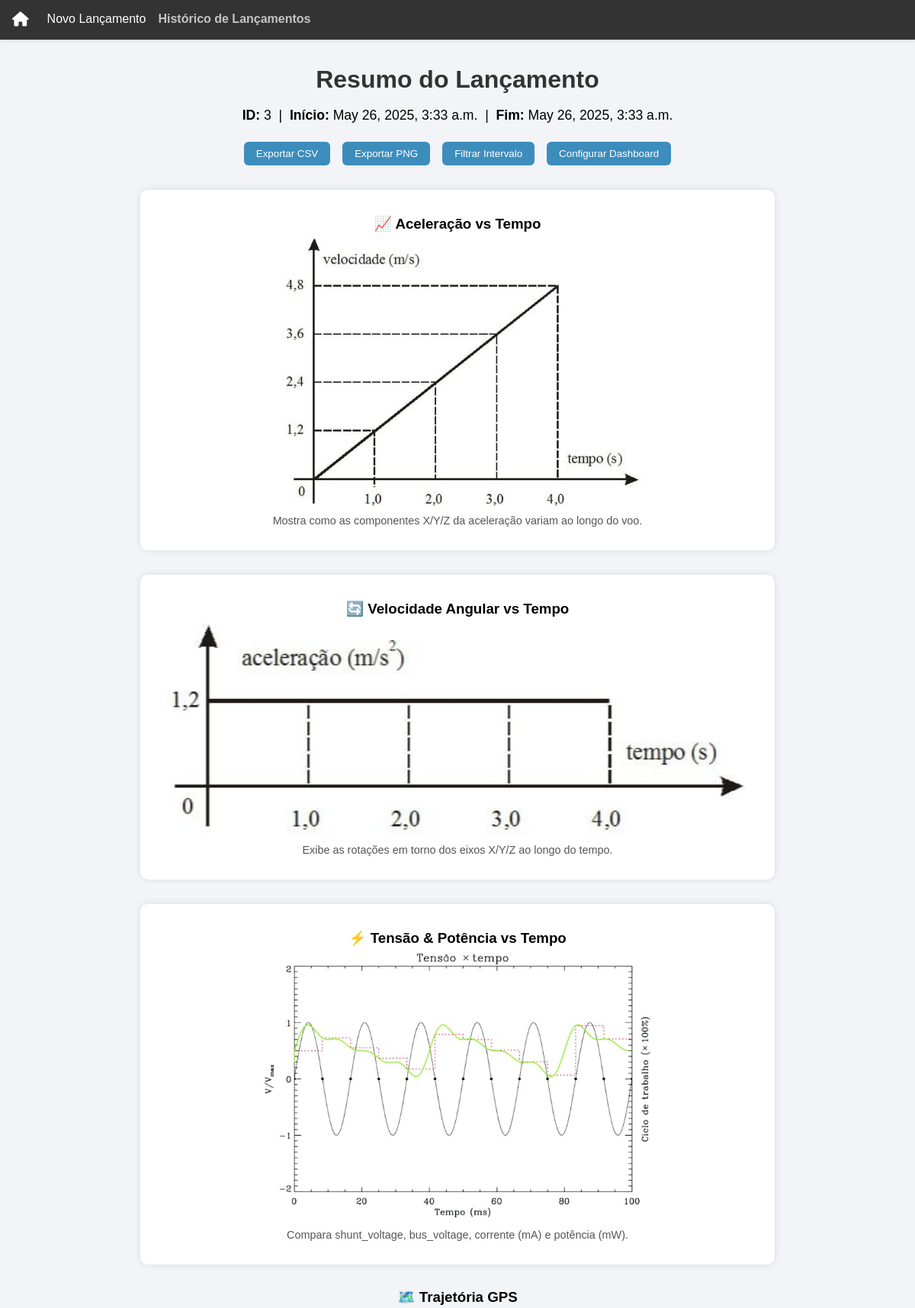
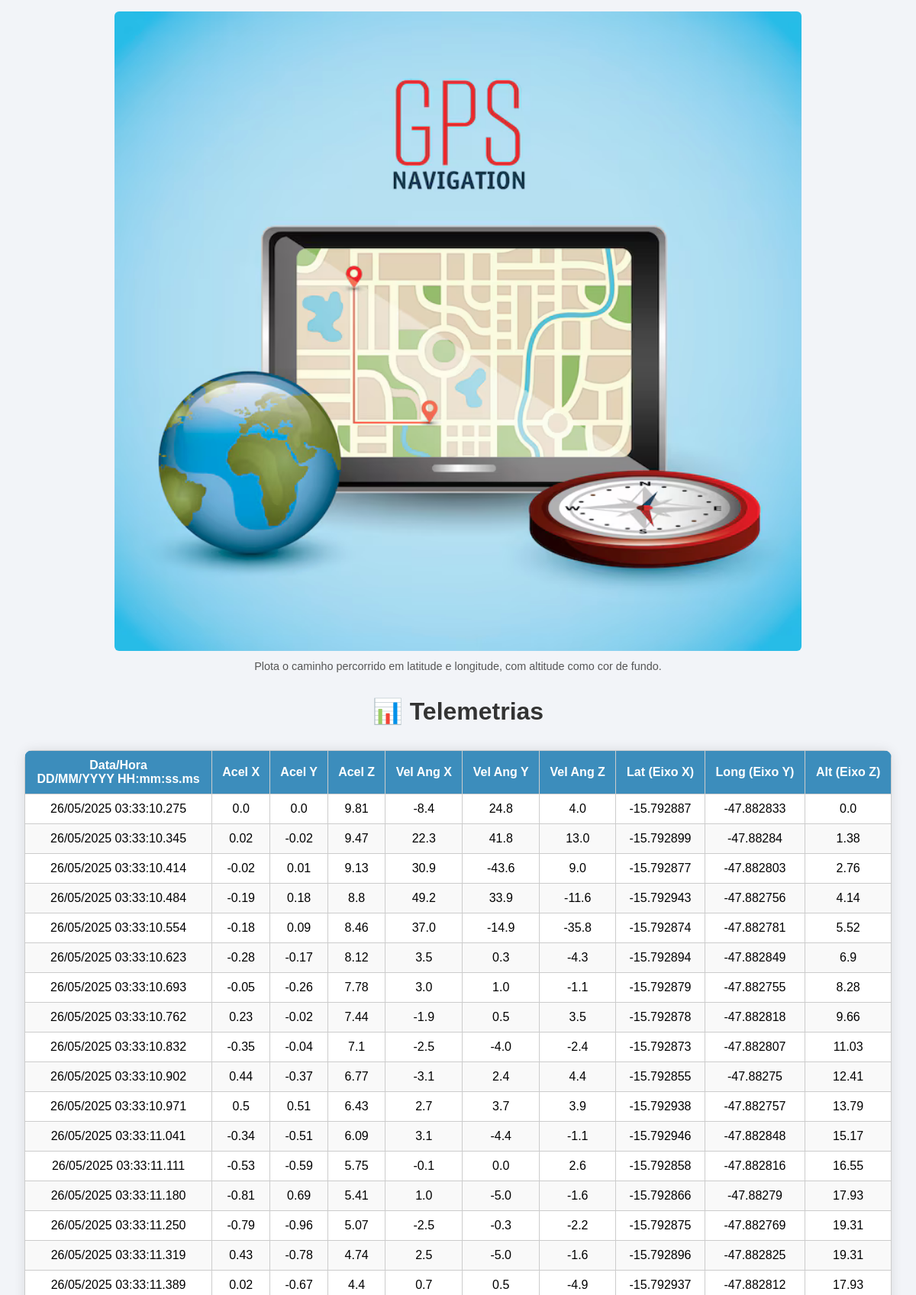
The app's page /oldlaunches/3/ (upper part) with its own data (2 pictures, top to bottom).
### core/models.py (models this page shows, shortened)
class Lancamento(models.Model):
    id_lancamento = models.AutoField(primary_key=True)
    data_hora_inicio = models.DateTimeField()
    data_hora_fim = models.DateTimeField()
    volume_agua = models.FloatField(default=750.0, verbose_name="Volume de Água (mL)")
    angulo = models.FloatField(default=45.0, verbose_name="Ângulo (graus)")
    pressao_lancamento = models.FloatField(default=53.03, verbose_name="Pressão Recomendada (PSI)")
    DISTANCIA_CHOICES = [
        (10.0, '10 m'),
        (20.0, '20 m'),
        (30.0, '30 m'),
    ]
    distancia_alvo = models.FloatField(choices=DISTANCIA_CHOICES, default=10.0, verbose_name="Distância Alvo")

class Telemetria(models.Model):
    lancamento = models.ForeignKey(
        Lancamento,
        on_delete=models.CASCADE,
        related_name='telemetrias'
    )
    data_hora = models.DateTimeField()
    aceleracao_x = models.FloatField()
    aceleracao_y = models.FloatField()
    aceleracao_z = models.FloatField()
    vel_angular_x = models.FloatField()
    vel_angular_y = models.FloatField()
    vel_angular_z = models.FloatField()
    latitude = models.FloatField(null=True, blank=True)
    longitude = models.FloatField(null=True, blank=True)
    altitude = models.FloatField(null=True, blank=True)
    vel_sob_solo = models.FloatField(null=True, blank=True)
    shunt_voltage = models.FloatField(null=True, blank=True)
    bus_voltage = models.FloatField(null=True, blank=True)
    current_mA = models.FloatField(null=True, blank=True)
    power_mW = models.FloatField(null=True, blank=True)
    class Meta:
        ordering = ['data_hora']

### core/views.py (the view)
# urls.py: path('oldlaunches/<int:pk>/', views.detalhe_lancamento, name='oldlaunch-detail'),
def detalhe_lancamento(request, pk):
    lancamento = get_object_or_404(Lancamento, pk=pk)
    telemetrias = lancamento.telemetrias.all()
    return render(request, 'oldlaunches/detail.html', {
        'lancamento': lancamento,
        'telemetrias': telemetrias
    })

### core/templates/oldlaunches/detail.html (shortened to what this page needs)
{% extends 'core/base.html' %}
{% load static %}
{% block content %}
<h1 class="titulo">Resumo do Lançamento</h1>
<p class="launch-summary">
    <strong>ID:</strong> {{ lancamento.id_lancamento }} &nbsp;|&nbsp;
    <strong>Início:</strong> {{ lancamento.data_hora_inicio }} &nbsp;|&nbsp;
    <strong>Fim:</strong> {{ lancamento.data_hora_fim }}
</p>
<div class="actions">
    <button>Exportar CSV</button>
    <button>Exportar PNG</button>
    <button>Filtrar Intervalo</button>
    <button>Configurar Dashboard</button>
</div>
<section class="card-column">
    <div class="card">
        <h3>📈 Aceleração vs Tempo</h3>
        <img src="{% static 'img/acc-time.png' %}" alt="Gráfico de Aceleração">
        <p class="legend">Mostra como as componentes X/Y/Z da aceleração variam ao longo do voo.</p>
    </div>
    <div class="card">
        <h3>🔄 Velocidade Angular vs Tempo</h3>
        <img src="{% static 'img/angvel-time.png' %}" alt="Gráfico de Velocidade Angular">
        <p class="legend">Exibe as rotações em torno dos eixos X/Y/Z ao longo do tempo.</p>
    </div>
    <div class="card">
        <h3>⚡ Tensão & Potência vs Tempo</h3>
        <img src="{% static 'img/volt-power.png' %}" alt="Gráfico de Tensão e Potência">
        <p class="legend">Compara shunt_voltage, bus_voltage, corrente (mA) e potência (mW).</p>
    </div>
</section>
<section class="gps-section">
    <h3>🗺️ Trajetória GPS</h3>
    <img src="{% static 'img/gps-path.png' %}" alt="Gráfico de Trajetória GPS">
    <p class="legend">Plota o caminho percorrido em latitude e longitude, com altitude como cor de fundo.</p>
</section>
<h2 class="titulo">📊 Telemetrias</h2>
<div class="tabela-container">
    <table class="tabela-telemetria">
        <thead>
            <tr>
                <th>
                    Data/Hora
                    <br>
                    <span class="subtitulo">DD/MM/YYYY HH:mm:ss.ms</span>
                </th>
                <th>Acel X</th><th>Acel Y</th><th>Acel Z</th>
                <th>Vel Ang X</th><th>Vel Ang Y</th><th>Vel Ang Z</th>
                <th>Lat (Eixo X)</th><th>Long (Eixo Y)</th><th>Alt (Eixo Z)</th>
            </tr>
        </thead>
        <tbody>
            {% for t in telemetrias %}
            <tr>
                {% with full=t.data_hora|date:"d/m/Y H:i:s.u" %}
                    <td>{{ full|slice:":-3" }}</td>
                {% endwith %}
                <td>{{ t.aceleracao_x }}</td><td>{{ t.aceleracao_y }}</td><td>{{ t.aceleracao_z }}</td>
                <td>{{ t.vel_angular_x }}</td><td>{{ t.vel_angular_y }}</td><td>{{ t.vel_angular_z }}</td>
                <td>{{ t.latitude }}</td><td>{{ t.longitude }}</td><td>{{ t.altitude }}</td>
            </tr>
            {% endfor %}
        </tbody>
    </table>
</div>
{% endblock %}

### core/templates/core/base.html (shortened to what this page needs)
{% load static %}
<!DOCTYPE html>
<html lang="pt-br">
<head>
    <link rel="stylesheet" href="{% static 'core/css/base.css' %}">
    <link rel="stylesheet" href="{% static 'core/css/details.css' %}">
    <link rel="stylesheet" href="https://cdnjs.cloudflare.com/ajax/libs/font-awesome/6.5.0/css/all.min.css">
</head>
<body>
    <header>
        <nav class="navbar">
            <a href="/home/" class="nav-link" id="link-home" title="Início">
                <i class="fas fa-home"></i>
            </a>
            <a href="/newlaunch/" class="nav-link" id="link-new">Novo Lançamento</a>
            <a href="/oldlaunches/" class="nav-link" id="link-old">Histórico de Lançamentos</a>
        </nav>
    </header>
    <main>
        {% block content %}{% endblock %}
    </main>
</body>
</html>

### core/static/core/css/base.css (style rules this page uses)
body { margin: 0; font-family: sans-serif; }
header { position: fixed; width: 100%; top: 0; background-color: #333; color: white; box-shadow: 0 2px 4px rgba(0,0,0,0.1); z-index: 999; }
.navbar { display: flex; padding: 1rem; gap: 1rem; }
.nav-link { color: white; text-decoration: none; font-weight: normal; transition: font-weight 0.2s ease; }
.nav-link i { font-size: 1.2rem; margin-right: 0.5rem; }
main { padding-top: 70px; text-align: center; }
.nav-link.active { font-weight: bold; text-decoration: none; color: #c4c4c4; }

### core/static/core/css/details.css (style rules this page uses)
body { font-family: Arial, sans-serif; background-color: #f2f4f8; margin: 0; padding: 0; }
.titulo { text-align: center; font-size: 2rem; margin: 1rem 0; color: #333; }
.launch-summary { text-align: center; font-size: 1.1rem; margin-bottom: 1.5rem; }
.actions { display: flex; justify-content: center; gap: 1rem; margin-bottom: 2rem; }
.actions button { padding: 0.5rem 1rem; background-color: #3c8dbc; color: white; border: none; border-radius: 6px; cursor: pointer; transition: background-color 0.3s; }
.card-column { display: flex; flex-direction: column; align-items: center; gap: 2rem; padding: 0 2rem; margin-bottom: 2rem; }
.card { background-color: white; padding: 1rem; border-radius: 10px; box-shadow: 0 0 10px rgba(0, 0, 0, 0.1); text-align: center; width: 100%; max-width: 800px; }
.card img { width: 100%; max-height: 350px; object-fit: contain; border-radius: 6px; }
.card h3 { margin-bottom: 0.5rem; }
.gps-section { text-align: center; margin: 2rem auto; max-width: 900px; padding: 0 2rem; }
.gps-section img { width: 100%; border-radius: 6px; }
.legend { font-size: 0.9rem; color: #555; margin-top: 0.5rem; }
.tabela-container { display: flex; justify-content: center; padding: 1rem 2rem 3rem; }
.tabela-telemetria { width: 100%; max-width: 1200px; margin: 0 auto; border-collapse: collapse; background-color: white; border-radius: 10px; overflow: hidden; box-shadow: 0 0 15px rgba(0,0,0,0.1); }
.tabela-telemetria thead { background-color: #3c8dbc; color: white; }
.tabela-telemetria th, .tabela-telemetria td { padding: 10px 12px; text-align: center; border: 1px solid #ccc; }
.tabela-telemetria tbody tr:nth-child(even) { background-color: #f9f9f9; }

### records on screen
Lancamento: id_lancamento "3", data_hora_inicio "May 26, 2025, 3:33 a.m.", data_hora_fim "May 26, 2025, 3:33 a.m."
Telemetria: value "26/05/2025 03:33:10.275", aceleracao_x "0.0", aceleracao_y "0.0", aceleracao_z "9.81", vel_angular_x "-8.4", vel_angular_y "24.8", vel_angular_z "4.0", latitude "-15.792887", longitude "-47.882833", altitude "0.0"
Telemetria: value "26/05/2025 03:33:10.345", aceleracao_x "0.02", aceleracao_y "-0.02", aceleracao_z "9.47", vel_angular_x "22.3", vel_angular_y "41.8", vel_angular_z "13.0", latitude "-15.792899", longitude "-47.88284", altitude "1.38"
Telemetria: value "26/05/2025 03:33:10.414", aceleracao_x "-0.02", aceleracao_y "0.01", aceleracao_z "9.13", vel_angular_x "30.9", vel_angular_y "-43.6", vel_angular_z "9.0", latitude "-15.792877", longitude "-47.882803", altitude "2.76"
Telemetria: value "26/05/2025 03:33:10.484", aceleracao_x "-0.19", aceleracao_y "0.18", aceleracao_z "8.8", vel_angular_x "49.2", vel_angular_y "33.9", vel_angular_z "-11.6", latitude "-15.792943", longitude "-47.882756", altitude "4.14"
Telemetria: value "26/05/2025 03:33:10.554", aceleracao_x "-0.18", aceleracao_y "0.09", aceleracao_z "8.46", vel_angular_x "37.0", vel_angular_y "-14.9", vel_angular_z "-35.8", latitude "-15.792874", longitude "-47.882781", altitude "5.52"
Telemetria: value "26/05/2025 03:33:10.623", aceleracao_x "-0.28", aceleracao_y "-0.17", aceleracao_z "8.12", vel_angular_x "3.5", vel_angular_y "0.3", vel_angular_z "-4.3", latitude "-15.792894", longitude "-47.882849", altitude "6.9"
Telemetria: value "26/05/2025 03:33:10.693", aceleracao_x "-0.05", aceleracao_y "-0.26", aceleracao_z "7.78", vel_angular_x "3.0", vel_angular_y "1.0", vel_angular_z "-1.1", latitude "-15.792879", longitude "-47.882755", altitude "8.28"
Telemetria: value "26/05/2025 03:33:10.762", aceleracao_x "0.23", aceleracao_y "-0.02", aceleracao_z "7.44", vel_angular_x "-1.9", vel_angular_y "0.5", vel_angular_z "3.5", latitude "-15.792878", longitude "-47.882818", altitude "9.66"
Telemetria: value "26/05/2025 03:33:10.832", aceleracao_x "-0.35", aceleracao_y "-0.04", aceleracao_z "7.1", vel_angular_x "-2.5", vel_angular_y "-4.0", vel_angular_z "-2.4", latitude "-15.792873", longitude "-47.882807", altitude "11.03"
Telemetria: value "26/05/2025 03:33:10.902", aceleracao_x "0.44", aceleracao_y "-0.37", aceleracao_z "6.77", vel_angular_x "-3.1", vel_angular_y "2.4", vel_angular_z "4.4", latitude "-15.792855", longitude "-47.88275", altitude "12.41"
Telemetria: value "26/05/2025 03:33:10.971", aceleracao_x "0.5", aceleracao_y "0.51", aceleracao_z "6.43", vel_angular_x "2.7", vel_angular_y "3.7", vel_angular_z "3.9", latitude "-15.792938", longitude "-47.882757", altitude "13.79"
Telemetria: value "26/05/2025 03:33:11.041", aceleracao_x "-0.34", aceleracao_y "-0.51", aceleracao_z "6.09", vel_angular_x "3.1", vel_angular_y "-4.4", vel_angular_z "-1.1", latitude "-15.792946", longitude "-47.882848", altitude "15.17"
Telemetria: value "26/05/2025 03:33:11.111", aceleracao_x "-0.53", aceleracao_y "-0.59", aceleracao_z "5.75", vel_angular_x "-0.1", vel_angular_y "0.0", vel_angular_z "2.6", latitude "-15.792858", longitude "-47.882816", altitude "16.55"
Telemetria: value "26/05/2025 03:33:11.180", aceleracao_x "-0.81", aceleracao_y "0.69", aceleracao_z "5.41", vel_angular_x "1.0", vel_angular_y "-5.0", vel_angular_z "-1.6", latitude "-15.792866", longitude "-47.88279", altitude "17.93"
Telemetria: value "26/05/2025 03:33:11.250", aceleracao_x "-0.79", aceleracao_y "-0.96", aceleracao_z "5.07", vel_angular_x "-2.5", vel_angular_y "-0.3", vel_angular_z "-2.2", latitude "-15.792875", longitude "-47.882769", altitude "19.31"
Telemetria: value "26/05/2025 03:33:11.319", aceleracao_x "0.43", aceleracao_y "-0.78", aceleracao_z "4.74", vel_angular_x "2.5", vel_angular_y "-5.0", vel_angular_z "-1.6", latitude "-15.792896", longitude "-47.882825", altitude "19.31"
Telemetria: value "26/05/2025 03:33:11.389", aceleracao_x "0.02", aceleracao_y "-0.67", aceleracao_z "4.4", vel_angular_x "0.7", vel_angular_y "0.5", vel_angular_z "-4.9", latitude "-15.792937", longitude "-47.882812", altitude "17.93"
